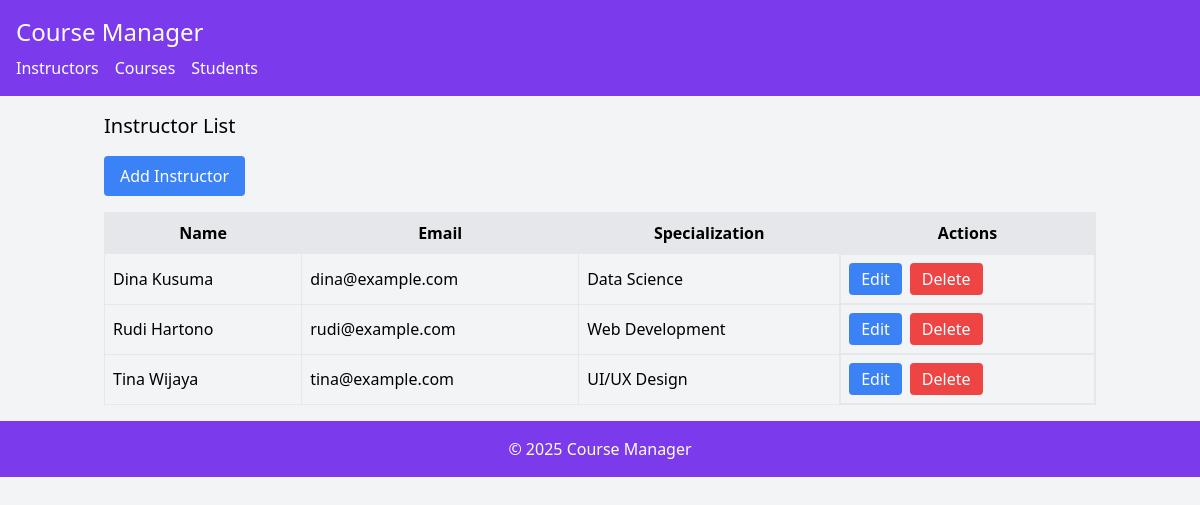
The page / on the database its author committed.
### tables this page shows
CREATE TABLE instructors (
    id INT AUTO_INCREMENT PRIMARY KEY,
    name VARCHAR(100) NOT NULL,
    email VARCHAR(100) UNIQUE NOT NULL,
    specialization VARCHAR(100)
);

### model/Instructor.php (called while the page is built, shortened)
<?php
require_once 'config/Database.php';
class Instructor {
    private $conn;
    private $table = 'instructors';
    public function __construct() {
        $database = new Database();
        $this->conn = $database->getConnection();
    }
    public function getAll() {
        $query = "SELECT * FROM " . $this->table;
        $stmt = $this->conn->prepare($query);
        $stmt->execute();
        return $stmt->fetchAll(PDO::FETCH_ASSOC);
    }
}
?>

### config/Database.php (called while the page is built, shortened)
<?php
class Database {
    private $host = "localhost";
    private $username = "root";
    private $password = "";
    private $database = "course_manager";
    public function getConnection() {
        $this->conn = null;
        try {
            $this->conn = new PDO(
                "mysql:host=" . $this->host . ";dbname=" . $this->database,
                $this->username,
                $this->password
            );
            $this->conn->setAttribute(PDO::ATTR_ERRMODE, PDO::ERRMODE_EXCEPTION);
        } catch(PDOException $e) {
            echo "Connection error: " . $e->getMessage();
        }
        return $this->conn;
    }
}
?>

### viewmodel/InstructorViewModel.php (called while the page is built, shortened)
<?php
require_once 'model/Instructor.php';
class InstructorViewModel {
    private $instructor;
    public function __construct() {
        $this->instructor = new Instructor();
    }
    public function getInstructorList() {
        return $this->instructor->getAll();
    }
}
?>

### views/instructor_list.php (the view)
<?php
require_once 'views/template/header.php';
?>
<h2 class="text-xl mb-4">Instructor List</h2>
<a href="index.php?entity=instructor&action=add" class="bg-blue-500 text-white px-4 py-2 rounded mb-4 inline-block">Add Instructor</a>
<table class="w-full border">
    <tr class="bg-gray-200">
        <th class="border p-2">Name</th>
        <th class="border p-2">Email</th>
        <th class="border p-2">Specialization</th>
        <th class="border p-2">Actions</th>
    </tr>
    <?php foreach ($instructorList as $instructor): ?>
    <tr>
        <td class="border p-2"><?php echo htmlspecialchars($instructor['name']); ?></td>
        <td class="border p-2"><?php echo htmlspecialchars($instructor['email']); ?></td>
        <td class="border p-2"><?php echo htmlspecialchars($instructor['specialization']); ?></td>
        <td class="border p-2 flex space-x-2">
            <a href="index.php?entity=instructor&action=edit&id=<?php echo $instructor['id']; ?>" class="bg-blue-500 text-white px-3 py-1 rounded hover:bg-blue-600">Edit</a>
            <form action="index.php?entity=instructor&action=delete&id=<?php echo $instructor['id']; ?>" method="POST" onsubmit="return confirm('Are you sure?');" style="display:inline;">
                <button type="submit" class="bg-red-500 text-white px-3 py-1 rounded hover:bg-red-600">Delete</button>
            </form>
        </td>
    </tr>
    <?php endforeach; ?>
</table>
<?php
require_once 'views/template/footer.php';
?>

### rows shown on the page
instructors: name "Dina Kusuma", email "dina@example.com", specialization "Data Science"
instructors: name "Rudi Hartono", email "rudi@example.com", specialization "Web Development"
instructors: name "Tina Wijaya", email "tina@example.com", specialization "UI/UX Design"
